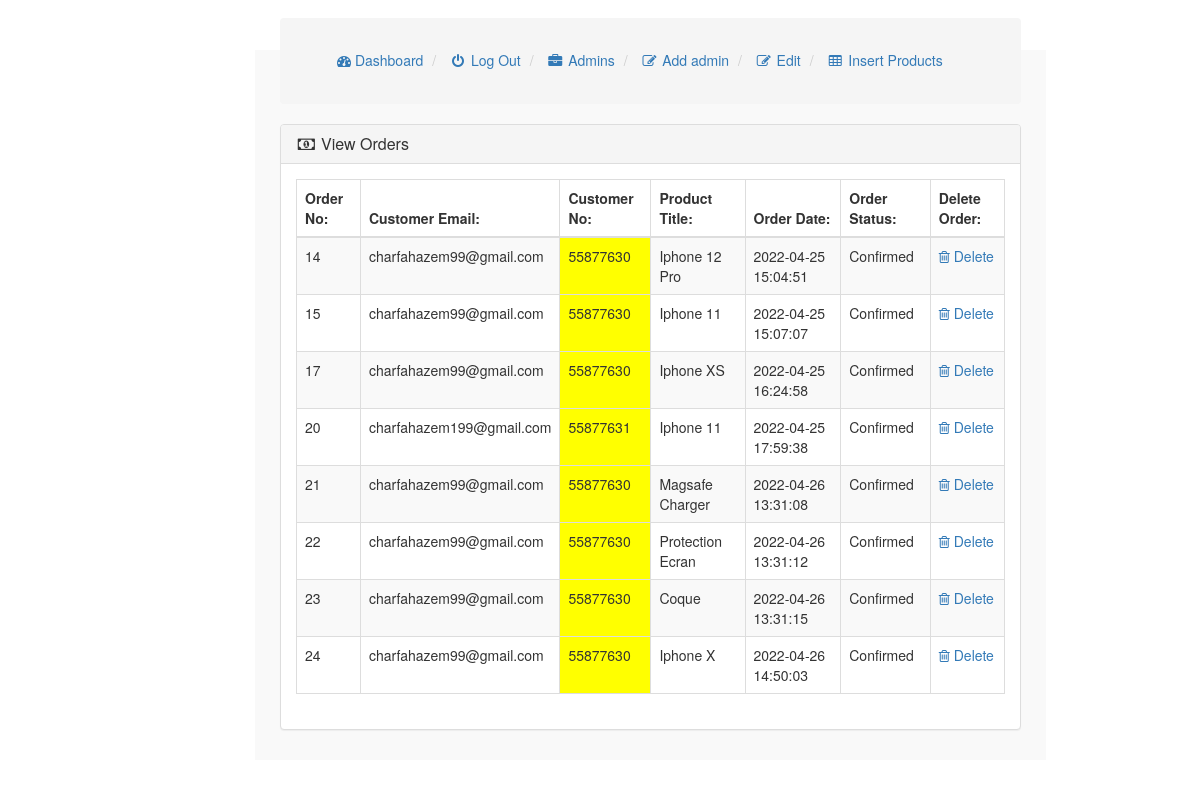
Page /admin/index.php?view_orders on the committed database.
### tables this page shows
CREATE TABLE `user_item` (
  `id` int(11) NOT NULL,
  `user_id` int(11) NOT NULL,
  `item_id` int(11) NOT NULL,
  `status` enum('Added to cart','Confirmed','','') NOT NULL,
  `date_time` datetime NOT NULL DEFAULT current_timestamp()
);

CREATE TABLE `users` (
  `id` int(11) NOT NULL,
  `name` varchar(255) NOT NULL,
  `email` varchar(255) NOT NULL,
  `password` varchar(255) NOT NULL,
  `contact` varchar(255) NOT NULL,
  `city` varchar(255) NOT NULL,
  `address` varchar(255) NOT NULL
);

CREATE TABLE `items` (
  `id` int(11) NOT NULL,
  `name` varchar(255) NOT NULL,
  `price` int(11) NOT NULL
);

### admin/view_orders.php (the view, shortened to what this page needs)
<?php
require("../includes/common.php");
?>
<!DOCTYPE html>
<html lang="en">
<head>
</head>
<body style="margin-right: 11em;">
<div class="row" style="margin-top: -3em;">
<div class="col-lg-12">
<ol class="breadcrumb">
  <li class="active">
    <a href="dashboard.php">
    <i class="fa fa-dashboard" style="padding-left:3em; margin-top:2em; margin-bottom:2em;"></i> Dashboard
    </a>
  </li>
  <li class="active">
    <a href="logout.php">
    <i class="fa fa-fw fa-power-off"> </i> Log Out
    </a>
  </li>
    <li>
    <a href="view_users.php">
    <i class="fa fa-fw fa-briefcase"></i>
    Admins </a>
  </li>
  <li class="active">
    <a href="insert_user.php">
    <i class="fa fa-fw fa-edit"> </i> Add admin
    </a>
  </li>
  <li class="active">
    <a href="index.php?user_profile=<?php echo $admin_id; ?>">
    <i class="fa fa-fw fa-edit"></i> Edit
    </a>
  </li>
  <li>
    <a href="index.php?insert_product">
    <i class="fa fa-fw fa-table"></i>
    Insert Products </a>
  </li>
</ol>
</div>
</div>
<div class="row">
<div class="col-lg-12">
<div class="panel panel-default">
<div class="panel-heading">
<h3 class="panel-title">
<i class="fa fa-money fa-fw"></i> View Orders
</h3>
</div>
<div class="panel-body">
<div class="table-responsive">
<table class="table table-bordered table-hover table-striped">
<thead>
<tr>
<th>Order No:</th>
<th>Customer Email:</th>
<th>Customer No:</th>
<th>Product Title:</th>
<th>Order Date:</th>
<th>Order Status:</th>
<th>Delete Order:</th>
</tr>
</thead>
<tbody>
<?php
$get_orders = "select * from user_item";
$run_orders = mysqli_query($con,$get_orders);
while ($row_orders = mysqli_fetch_array($run_orders)) {
$order_id = $row_orders['id'];
$c_id = $row_orders['user_id'];
$product_id = $row_orders['item_id'];
$order_status = $row_orders['status'];
$get_products = "select * from items where id='$product_id'";
$run_products = mysqli_query($con,$get_products);
$row_products = mysqli_fetch_array($run_products);
$product_title = $row_products['name'];
$get_customer = "select * from users where id='$c_id'";
$run_customer = mysqli_query($con,$get_customer);
$row_customer = mysqli_fetch_array($run_customer);
$customer_email = $row_customer['email'];
$customer_contact = $row_customer['contact'];
?>
<tr>
<td><?php echo $order_id; ?></td>
<td>
    <?php echo $customer_email; ?>
 </td>
<td bgcolor="yellow" ><?php echo $customer_contact; ?></td>
<td><?php echo $product_title; ?></td>
<td>
<?php
$get_customer_order = "select * from user_item where id='$order_id'";
$run_customer_order = mysqli_query($con,$get_customer_order);
$row_customer_order = mysqli_fetch_array($run_customer_order);
$order_date = $row_customer_order['date_time'];
echo $order_date;
?>
</td>
<td>
<?php
if($order_status=='Added to cart'){
echo $order_status='Added to cart';
}
else{
echo $order_status='Confirmed';
}
?>
</td>
<td>
<a href="index.php?order_delete=<?php echo $order_id; ?>" >
<i class="fa fa-trash-o" ></i> Delete
</a>
</td>
</tr>
<?php } ?>
</tbody>
</table>
</div>
</div>
</div>
</div>
</div>
</body>
</html>

### admin/css/style.css (style rules this page uses)
body { margin-top:100px; }
@media (min-width: 768px) { body { margin-top:50px; } }
.panel-body { border-radius:5px; }

### rows in the picture
user_item: id "14", user.email "charfahazem99@gmail.com", user.contact "55877630", item.name "Iphone 12 Pro", date_time "2022-04-25 15:04:51"
user_item: id "15", user.email "charfahazem99@gmail.com", user.contact "55877630", item.name "Iphone 11", date_time "2022-04-25 15:07:07"
user_item: id "17", user.email "charfahazem99@gmail.com", user.contact "55877630", item.name "Iphone XS", date_time "2022-04-25 16:24:58"
user_item: id "20", user.email "charfahazem199@gmail.com", user.contact "55877631", item.name "Iphone 11", date_time "2022-04-25 17:59:38"
user_item: id "21", user.email "charfahazem99@gmail.com", user.contact "55877630", item.name "Magsafe Charger", date_time "2022-04-26 13:31:08"
user_item: id "22", user.email "charfahazem99@gmail.com", user.contact "55877630", item.name "Protection Ecran", date_time "2022-04-26 13:31:12"
user_item: id "23", user.email "charfahazem99@gmail.com", user.contact "55877630", item.name "Coque", date_time "2022-04-26 13:31:15"
user_item: id "24", user.email "charfahazem99@gmail.com", user.contact "55877630", item.name "Iphone X", date_time "2022-04-26 14:50:03"
